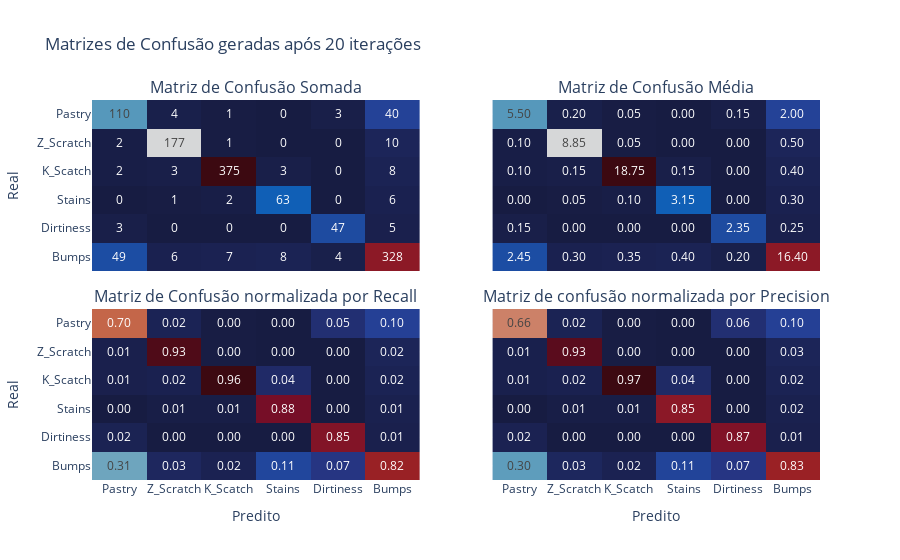

This figure's notebook cell:
### Code cell
plot_confusion_matrix(tree_res, export=True, filename='tree_cm', path='../figs/metrics')

### Figure 1 — Plotly figure (JSON) as saved in the notebook; plotly's stock layout.template omitted (floating-point values rounded to 4 significant figures)
{"data": [{"colorscale": [[0, "rgb(23, 28, 66)"], [0.09091, "rgb(41, 58, 143)"], [0.1818, "rgb(11, 102, 189)"], [0.2727, "rgb(69, 144, 185)"], [0.3636, "rgb(142, 181, 194)"], [0.4545, "rgb(210, 216, 219)"], [0.5455, "rgb(230, 210, 204)"], [0.6364, "rgb(213, 157, 137)"], [0.7273, "rgb(196, 101, 72)"], [0.8182, "rgb(172, 43, 36)"], [0.9091, "rgb(120, 14, 40)"], [1, "rgb(60, 9, 17)"]], "showscale": false, "text": [[110, 4, 1, 0, 3, 40], [2, 177, 1, 0, 0, 10], [2, 3, 375, 3, 0, 8], [0, 1, 2, 63, 0, 6], [3, 0, 0, 0, 47, 5], [49, 6, 7, 8, 4, 328]], "texttemplate": "%{text}", "type": "heatmap", "x": ["Pastry", "Z_Scratch", "K_Scatch", "Stains", "Dirtiness", "Bumps"], "xaxis": "x", "y": ["Pastry", "Z_Scratch", "K_Scatch", "Stains", "Dirtiness", "Bumps"], "yaxis": "y", "z": [[110, 4, 1, 0, 3, 40], [2, 177, 1, 0, 0, 10], [2, 3, 375, 3, 0, 8], [0, 1, 2, 63, 0, 6], [3, 0, 0, 0, 47, 5], [49, 6, 7, 8, 4, 328]]}, {"colorscale": [[0, "rgb(23, 28, 66)"], [0.09091, "rgb(41, 58, 143)"], [0.1818, "rgb(11, 102, 189)"], [0.2727, "rgb(69, 144, 185)"], [0.3636, "rgb(142, 181, 194)"], [0.4545, "rgb(210, 216, 219)"], [0.5455, "rgb(230, 210, 204)"], [0.6364, "rgb(213, 157, 137)"], [0.7273, "rgb(196, 101, 72)"], [0.8182, "rgb(172, 43, 36)"], [0.9091, "rgb(120, 14, 40)"], [1, "rgb(60, 9, 17)"]], "showscale": false, "text": [[5.5, 0.2, 0.05, 0, 0.15, 2], [0.1, 8.85, 0.05, 0, 0, 0.5], [0.1, 0.15, 18.75, 0.15, 0, 0.4], [0, 0.05, 0.1, 3.15, 0, 0.3], [0.15, 0, 0, 0, 2.35, 0.25], [2.45, 0.3, 0.35, 0.4, 0.2, 16.4]], "texttemplate": "%{text:.2f}", "type": "heatmap", "x": ["Pastry", "Z_Scratch", "K_Scatch", "Stains", "Dirtiness", "Bumps"], "xaxis": "x2", "y": ["Pastry", "Z_Scratch", "K_Scatch", "Stains", "Dirtiness", "Bumps"], "yaxis": "y2", "z": [[5.5, 0.2, 0.05, 0, 0.15, 2], [0.1, 8.85, 0.05, 0, 0, 0.5], [0.1, 0.15, 18.75, 0.15, 0, 0.4], [0, 0.05, 0.1, 3.15, 0, 0.3], [0.15, 0, 0, 0, 2.35, 0.25], [2.45, 0.3, 0.35, 0.4, 0.2, 16.4]]}, {"colorscale": [[0, "rgb(23, 28, 66)"], [0.09091, "rgb(41, 58, 143)"], [0.1818, "rgb(11, 102, 189)"], [0.2727, "rgb(69, 144, 185)"], [0.3636, "rgb(142, 181, 194)"], [0.4545, "rgb(210, 216, 219)"], [0.5455, "rgb(230, 210, 204)"], [0.6364, "rgb(213, 157, 137)"], [0.7273, "rgb(196, 101, 72)"], [0.8182, "rgb(172, 43, 36)"], [0.9091, "rgb(120, 14, 40)"], [1, "rgb(60, 9, 17)"]], "showscale": false, "text": [[0.6962, 0.02105, 0.002558, 0, 0.05455, 0.0995], [0.01266, 0.9316, 0.002558, 0, 0, 0.02488], [0.01266, 0.01579, 0.9591, 0.04167, 0, 0.0199], [0, 0.005263, 0.005115, 0.875, 0, 0.01493], [0.01899, 0, 0, 0, 0.8545, 0.01244], [0.3101, 0.03158, 0.0179, 0.1111, 0.07273, 0.8159]], "texttemplate": "%{text:.2f}", "type": "heatmap", "x": ["Pastry", "Z_Scratch", "K_Scatch", "Stains", "Dirtiness", "Bumps"], "xaxis": "x3", "y": ["Pastry", "Z_Scratch", "K_Scatch", "Stains", "Dirtiness", "Bumps"], "yaxis": "y3", "z": [[0.6962, 0.02105, 0.002558, 0, 0.05455, 0.0995], [0.01266, 0.9316, 0.002558, 0, 0, 0.02488], [0.01266, 0.01579, 0.9591, 0.04167, 0, 0.0199], [0, 0.005263, 0.005115, 0.875, 0, 0.01493], [0.01899, 0, 0, 0, 0.8545, 0.01244], [0.3101, 0.03158, 0.0179, 0.1111, 0.07273, 0.8159]]}, {"colorscale": [[0, "rgb(23, 28, 66)"], [0.09091, "rgb(41, 58, 143)"], [0.1818, "rgb(11, 102, 189)"], [0.2727, "rgb(69, 144, 185)"], [0.3636, "rgb(142, 181, 194)"], [0.4545, "rgb(210, 216, 219)"], [0.5455, "rgb(230, 210, 204)"], [0.6364, "rgb(213, 157, 137)"], [0.7273, "rgb(196, 101, 72)"], [0.8182, "rgb(172, 43, 36)"], [0.9091, "rgb(120, 14, 40)"], [1, "rgb(60, 9, 17)"]], "showscale": false, "text": [[0.6627, 0.02094, 0.002591, 0, 0.05556, 0.1008], [0.01205, 0.9267, 0.002591, 0, 0, 0.02519], [0.01205, 0.01571, 0.9715, 0.04054, 0, 0.02015], [0, 0.005236, 0.005181, 0.8514, 0, 0.01511], [0.01807, 0, 0, 0, 0.8704, 0.01259], [0.2952, 0.03141, 0.01813, 0.1081, 0.07407, 0.8262]], "texttemplate": "%{text:.2f}", "type": "heatmap", "x": ["Pastry", "Z_Scratch", "K_Scatch", "Stains", "Dirtiness", "Bumps"], "xaxis": "x4", "y": ["Pastry", "Z_Scratch", "K_Scatch", "Stains", "Dirtiness", "Bumps"], "yaxis": "y4", "z": [[0.6627, 0.02094, 0.002591, 0, 0.05556, 0.1008], [0.01205, 0.9267, 0.002591, 0, 0, 0.02519], [0.01205, 0.01571, 0.9715, 0.04054, 0, 0.02015], [0, 0.005236, 0.005181, 0.8514, 0, 0.01511], [0.01807, 0, 0, 0, 0.8704, 0.01259], [0.2952, 0.03141, 0.01813, 0.1081, 0.07407, 0.8262]]}], "layout": {"annotations": [{"font": {"size": 16}, "showarrow": false, "text": "Matriz de Confusão Somada", "x": 0.225, "xanchor": "center", "xref": "paper", "y": 1, "yanchor": "bottom", "yref": "paper"}, {"font": {"size": 16}, "showarrow": false, "text": "Matriz de Confusão Média", "x": 0.775, "xanchor": "center", "xref": "paper", "y": 1, "yanchor": "bottom", "yref": "paper"}, {"font": {"size": 16}, "showarrow": false, "text": "Matriz de Confusão normalizada por Recall", "x": 0.225, "xanchor": "center", "xref": "paper", "y": 0.45, "yanchor": "bottom", "yref": "paper"}, {"font": {"size": 16}, "showarrow": false, "text": "Matriz de confusão normalizada por Precision", "x": 0.775, "xanchor": "center", "xref": "paper", "y": 0.45, "yanchor": "bottom", "yref": "paper"}], "autosize": true, "title": {"text": "Matrizes de Confusão geradas após 20 iterações"}, "xaxis": {"anchor": "y", "autorange": true, "domain": [0, 0.45], "matches": "x3", "range": [-0.5, 5.5], "showticklabels": false, "type": "category"}, "xaxis2": {"anchor": "y2", "autorange": true, "domain": [0.55, 1], "matches": "x4", "range": [-0.5, 5.5], "showticklabels": false, "type": "category"}, "xaxis3": {"anchor": "y3", "autorange": true, "domain": [0, 0.45], "range": [-0.5, 5.5], "title": {"text": "Predito"}, "type": "category"}, "xaxis4": {"anchor": "y4", "autorange": true, "domain": [0.55, 1], "range": [-0.5, 5.5], "title": {"text": "Predito"}, "type": "category"}, "yaxis": {"anchor": "x", "autorange": true, "domain": [0.55, 1], "range": [5.5, -0.5], "title": {"text": "Real"}, "type": "category"}, "yaxis2": {"anchor": "x2", "autorange": true, "domain": [0.55, 1], "matches": "y", "range": [5.5, -0.5], "showticklabels": false, "type": "category"}, "yaxis3": {"anchor": "x3", "autorange": true, "domain": [0, 0.45], "range": [5.5, -0.5], "title": {"text": "Real"}, "type": "category"}, "yaxis4": {"anchor": "x4", "autorange": true, "domain": [0, 0.45], "matches": "y3", "range": [5.5, -0.5], "showticklabels": false, "type": "category"}}}
